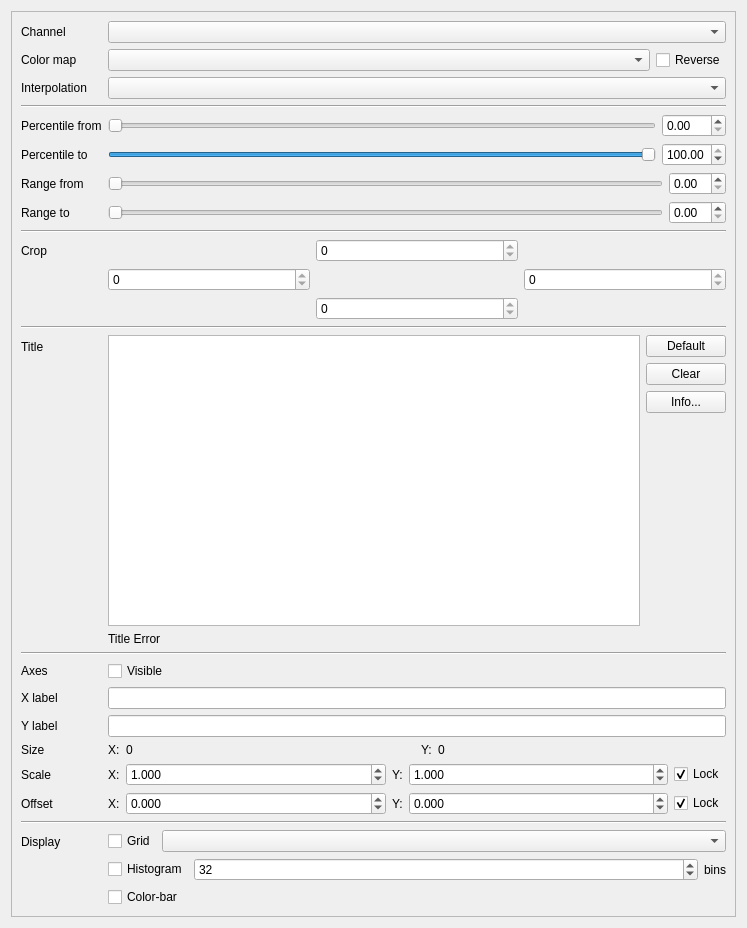
<?xml version="1.0" encoding="UTF-8"?>
<ui version="4.0">
 <class>MDIWindow</class>
 <widget class="QWidget" name="MDIWindow">
  <property name="geometry">
   <rect>
    <x>0</x>
    <y>0</y>
    <width>747</width>
    <height>928</height>
   </rect>
  </property>
  <property name="windowTitle">
   <string>Form</string>
  </property>
  <layout class="QVBoxLayout" name="verticalLayout">
   <item>
    <widget class="QSplitter" name="splitter">
     <property name="orientation">
      <enum>Qt::Horizontal</enum>
     </property>
     <widget class="QScrollArea" name="scroll_area">
      <property name="sizePolicy">
       <sizepolicy hsizetype="Minimum" vsizetype="Expanding">
        <horstretch>0</horstretch>
        <verstretch>0</verstretch>
       </sizepolicy>
      </property>
      <property name="minimumSize">
       <size>
        <width>441</width>
        <height>0</height>
       </size>
      </property>
      <property name="horizontalScrollBarPolicy">
       <enum>Qt::ScrollBarAlwaysOff</enum>
      </property>
      <property name="widgetResizable">
       <bool>true</bool>
      </property>
      <widget class="QWidget" name="scrollAreaWidgetContents">
       <property name="geometry">
        <rect>
         <x>0</x>
         <y>0</y>
         <width>727</width>
         <height>908</height>
        </rect>
       </property>
       <layout class="QFormLayout" name="formLayout">
        <property name="fieldGrowthPolicy">
         <enum>QFormLayout::AllNonFixedFieldsGrow</enum>
        </property>
        <item row="0" column="0">
         <widget class="QLabel" name="channel_label">
          <property name="text">
           <string>Channel</string>
          </property>
          <property name="textFormat">
           <enum>Qt::PlainText</enum>
          </property>
          <property name="buddy">
           <cstring>channel_combo</cstring>
          </property>
         </widget>
        </item>
        <item row="0" column="1">
         <widget class="QComboBox" name="channel_combo"/>
        </item>
        <item row="1" column="0">
         <widget class="QLabel" name="colormap_label">
          <property name="text">
           <string>Color map</string>
          </property>
          <property name="textFormat">
           <enum>Qt::PlainText</enum>
          </property>
          <property name="buddy">
           <cstring>colormap_combo</cstring>
          </property>
         </widget>
        </item>
        <item row="1" column="1">
         <layout class="QHBoxLayout" name="colormap_layout">
          <item>
           <widget class="QComboBox" name="colormap_combo"/>
          </item>
          <item>
           <widget class="QCheckBox" name="reverse_check">
            <property name="sizePolicy">
             <sizepolicy hsizetype="Fixed" vsizetype="Fixed">
              <horstretch>0</horstretch>
              <verstretch>0</verstretch>
             </sizepolicy>
            </property>
            <property name="text">
             <string>Reverse</string>
            </property>
           </widget>
          </item>
         </layout>
        </item>
        <item row="2" column="0">
         <widget class="QLabel" name="interpolation_label">
          <property name="text">
           <string>Interpolation</string>
          </property>
          <property name="textFormat">
           <enum>Qt::PlainText</enum>
          </property>
          <property name="buddy">
           <cstring>interpolation_combo</cstring>
          </property>
         </widget>
        </item>
        <item row="2" column="1">
         <widget class="QComboBox" name="interpolation_combo"/>
        </item>
        <item row="3" column="0" colspan="2">
         <widget class="Line" name="percentile_line">
          <property name="orientation">
           <enum>Qt::Horizontal</enum>
          </property>
         </widget>
        </item>
        <item row="4" column="0">
         <widget class="QLabel" name="percentile_from_label">
          <property name="text">
           <string>Percentile from</string>
          </property>
          <property name="textFormat">
           <enum>Qt::PlainText</enum>
          </property>
          <property name="buddy">
           <cstring>percentile_from_slider</cstring>
          </property>
         </widget>
        </item>
        <item row="4" column="1">
         <layout class="QHBoxLayout" name="percentile_from_layout">
          <item>
           <widget class="QSlider" name="percentile_from_slider">
            <property name="maximum">
             <number>10000</number>
            </property>
            <property name="singleStep">
             <number>10</number>
            </property>
            <property name="pageStep">
             <number>100</number>
            </property>
            <property name="orientation">
             <enum>Qt::Horizontal</enum>
            </property>
           </widget>
          </item>
          <item>
           <widget class="QDoubleSpinBox" name="percentile_from_spinbox">
            <property name="maximum">
             <double>100.000000000000000</double>
            </property>
            <property name="singleStep">
             <double>0.100000000000000</double>
            </property>
           </widget>
          </item>
         </layout>
        </item>
        <item row="5" column="0">
         <widget class="QLabel" name="percentile_to_label">
          <property name="text">
           <string>Percentile to</string>
          </property>
          <property name="textFormat">
           <enum>Qt::PlainText</enum>
          </property>
          <property name="buddy">
           <cstring>percentile_to_slider</cstring>
          </property>
         </widget>
        </item>
        <item row="5" column="1">
         <layout class="QHBoxLayout" name="percentile_to_layout">
          <item>
           <widget class="QSlider" name="percentile_to_slider">
            <property name="maximum">
             <number>10000</number>
            </property>
            <property name="singleStep">
             <number>10</number>
            </property>
            <property name="pageStep">
             <number>100</number>
            </property>
            <property name="value">
             <number>10000</number>
            </property>
            <property name="orientation">
             <enum>Qt::Horizontal</enum>
            </property>
           </widget>
          </item>
          <item>
           <widget class="QDoubleSpinBox" name="percentile_to_spinbox">
            <property name="maximum">
             <double>100.000000000000000</double>
            </property>
            <property name="singleStep">
             <double>0.100000000000000</double>
            </property>
            <property name="value">
             <double>100.000000000000000</double>
            </property>
           </widget>
          </item>
         </layout>
        </item>
        <item row="6" column="0">
         <widget class="QLabel" name="range_from_label">
          <property name="text">
           <string>Range from</string>
          </property>
          <property name="textFormat">
           <enum>Qt::PlainText</enum>
          </property>
          <property name="buddy">
           <cstring>range_from_slider</cstring>
          </property>
         </widget>
        </item>
        <item row="6" column="1">
         <layout class="QHBoxLayout" name="range_from_layout">
          <item>
           <widget class="QSlider" name="range_from_slider">
            <property name="maximum">
             <number>0</number>
            </property>
            <property name="orientation">
             <enum>Qt::Horizontal</enum>
            </property>
           </widget>
          </item>
          <item>
           <widget class="QDoubleSpinBox" name="range_from_spinbox"/>
          </item>
         </layout>
        </item>
        <item row="7" column="0">
         <widget class="QLabel" name="range_to_label">
          <property name="text">
           <string>Range to</string>
          </property>
          <property name="textFormat">
           <enum>Qt::PlainText</enum>
          </property>
          <property name="buddy">
           <cstring>range_to_slider</cstring>
          </property>
         </widget>
        </item>
        <item row="7" column="1">
         <layout class="QHBoxLayout" name="range_to_layout">
          <item>
           <widget class="QSlider" name="range_to_slider">
            <property name="maximum">
             <number>0</number>
            </property>
            <property name="orientation">
             <enum>Qt::Horizontal</enum>
            </property>
           </widget>
          </item>
          <item>
           <widget class="QDoubleSpinBox" name="range_to_spinbox"/>
          </item>
         </layout>
        </item>
        <item row="8" column="0" colspan="2">
         <widget class="Line" name="interpolation_line">
          <property name="orientation">
           <enum>Qt::Horizontal</enum>
          </property>
         </widget>
        </item>
        <item row="9" column="0">
         <widget class="QLabel" name="crop_label">
          <property name="text">
           <string>Crop</string>
          </property>
          <property name="textFormat">
           <enum>Qt::PlainText</enum>
          </property>
          <property name="buddy">
           <cstring>crop_top_spinbox</cstring>
          </property>
         </widget>
        </item>
        <item row="9" column="1">
         <layout class="QGridLayout" name="crop_layout">
          <item row="0" column="1">
           <widget class="QSpinBox" name="crop_top_spinbox">
            <property name="maximum">
             <number>0</number>
            </property>
           </widget>
          </item>
          <item row="2" column="1">
           <widget class="QSpinBox" name="crop_bottom_spinbox">
            <property name="maximum">
             <number>0</number>
            </property>
           </widget>
          </item>
          <item row="1" column="2">
           <widget class="QSpinBox" name="crop_right_spinbox">
            <property name="maximum">
             <number>0</number>
            </property>
           </widget>
          </item>
          <item row="1" column="0">
           <widget class="QSpinBox" name="crop_left_spinbox">
            <property name="maximum">
             <number>0</number>
            </property>
           </widget>
          </item>
         </layout>
        </item>
        <item row="10" column="0" colspan="2">
         <widget class="Line" name="display_line">
          <property name="orientation">
           <enum>Qt::Horizontal</enum>
          </property>
         </widget>
        </item>
        <item row="11" column="0">
         <widget class="QLabel" name="title_label">
          <property name="text">
           <string>Title</string>
          </property>
          <property name="textFormat">
           <enum>Qt::PlainText</enum>
          </property>
         </widget>
        </item>
        <item row="11" column="1">
         <layout class="QHBoxLayout" name="title_layout_1">
          <item>
           <widget class="QPlainTextEdit" name="title_edit">
            <property name="tabChangesFocus">
             <bool>true</bool>
            </property>
            <property name="lineWrapMode">
             <enum>QPlainTextEdit::NoWrap</enum>
            </property>
           </widget>
          </item>
          <item>
           <layout class="QVBoxLayout" name="title_layout_2">
            <item>
             <widget class="QPushButton" name="default_title_button">
              <property name="sizePolicy">
               <sizepolicy hsizetype="Fixed" vsizetype="Fixed">
                <horstretch>0</horstretch>
                <verstretch>0</verstretch>
               </sizepolicy>
              </property>
              <property name="text">
               <string>Default</string>
              </property>
             </widget>
            </item>
            <item>
             <widget class="QPushButton" name="clear_title_button">
              <property name="sizePolicy">
               <sizepolicy hsizetype="Fixed" vsizetype="Fixed">
                <horstretch>0</horstretch>
                <verstretch>0</verstretch>
               </sizepolicy>
              </property>
              <property name="text">
               <string>Clear</string>
              </property>
             </widget>
            </item>
            <item>
             <widget class="QPushButton" name="title_info_button">
              <property name="sizePolicy">
               <sizepolicy hsizetype="Fixed" vsizetype="Fixed">
                <horstretch>0</horstretch>
                <verstretch>0</verstretch>
               </sizepolicy>
              </property>
              <property name="text">
               <string>Info...</string>
              </property>
             </widget>
            </item>
            <item>
             <spacer name="verticalSpacer">
              <property name="orientation">
               <enum>Qt::Vertical</enum>
              </property>
              <property name="sizeHint" stdset="0">
               <size>
                <width>20</width>
                <height>40</height>
               </size>
              </property>
             </spacer>
            </item>
           </layout>
          </item>
         </layout>
        </item>
        <item row="14" column="0" colspan="2">
         <widget class="Line" name="axes_line">
          <property name="orientation">
           <enum>Qt::Horizontal</enum>
          </property>
         </widget>
        </item>
        <item row="16" column="0">
         <widget class="QLabel" name="axes_label">
          <property name="text">
           <string>Axes</string>
          </property>
          <property name="textFormat">
           <enum>Qt::PlainText</enum>
          </property>
         </widget>
        </item>
        <item row="16" column="1">
         <widget class="QCheckBox" name="axes_check">
          <property name="text">
           <string>Visible</string>
          </property>
         </widget>
        </item>
        <item row="17" column="0">
         <widget class="QLabel" name="x_label_label">
          <property name="text">
           <string>X label</string>
          </property>
          <property name="textFormat">
           <enum>Qt::PlainText</enum>
          </property>
         </widget>
        </item>
        <item row="17" column="1">
         <widget class="QLineEdit" name="x_label_edit"/>
        </item>
        <item row="18" column="0">
         <widget class="QLabel" name="y_label_label">
          <property name="text">
           <string>Y label</string>
          </property>
          <property name="textFormat">
           <enum>Qt::PlainText</enum>
          </property>
         </widget>
        </item>
        <item row="18" column="1">
         <widget class="QLineEdit" name="y_label_edit"/>
        </item>
        <item row="19" column="0">
         <widget class="QLabel" name="size_label">
          <property name="text">
           <string>Size</string>
          </property>
          <property name="textFormat">
           <enum>Qt::PlainText</enum>
          </property>
         </widget>
        </item>
        <item row="19" column="1">
         <layout class="QHBoxLayout" name="horizontalLayout">
          <item>
           <widget class="QLabel" name="x_size_label_2">
            <property name="sizePolicy">
             <sizepolicy hsizetype="Fixed" vsizetype="Preferred">
              <horstretch>0</horstretch>
              <verstretch>0</verstretch>
             </sizepolicy>
            </property>
            <property name="text">
             <string>X:</string>
            </property>
            <property name="textFormat">
             <enum>Qt::PlainText</enum>
            </property>
           </widget>
          </item>
          <item>
           <widget class="QLabel" name="x_size_label">
            <property name="text">
             <string>0</string>
            </property>
           </widget>
          </item>
          <item>
           <widget class="QLabel" name="y_size_label_2">
            <property name="sizePolicy">
             <sizepolicy hsizetype="Fixed" vsizetype="Preferred">
              <horstretch>0</horstretch>
              <verstretch>0</verstretch>
             </sizepolicy>
            </property>
            <property name="text">
             <string>Y:</string>
            </property>
            <property name="textFormat">
             <enum>Qt::PlainText</enum>
            </property>
           </widget>
          </item>
          <item>
           <widget class="QLabel" name="y_size_label">
            <property name="text">
             <string>0</string>
            </property>
           </widget>
          </item>
         </layout>
        </item>
        <item row="20" column="0">
         <widget class="QLabel" name="scale_label">
          <property name="text">
           <string>Scale</string>
          </property>
          <property name="textFormat">
           <enum>Qt::PlainText</enum>
          </property>
         </widget>
        </item>
        <item row="20" column="1">
         <layout class="QHBoxLayout" name="scale_layout">
          <item>
           <widget class="QLabel" name="x_scale_label">
            <property name="sizePolicy">
             <sizepolicy hsizetype="Fixed" vsizetype="Preferred">
              <horstretch>0</horstretch>
              <verstretch>0</verstretch>
             </sizepolicy>
            </property>
            <property name="text">
             <string>X:</string>
            </property>
            <property name="textFormat">
             <enum>Qt::PlainText</enum>
            </property>
           </widget>
          </item>
          <item>
           <widget class="QDoubleSpinBox" name="x_scale_spinbox">
            <property name="decimals">
             <number>3</number>
            </property>
            <property name="minimum">
             <double>0.001000000000000</double>
            </property>
            <property name="maximum">
             <double>1000.000000000000000</double>
            </property>
            <property name="singleStep">
             <double>0.100000000000000</double>
            </property>
            <property name="value">
             <double>1.000000000000000</double>
            </property>
           </widget>
          </item>
          <item>
           <widget class="QLabel" name="y_scale_label">
            <property name="sizePolicy">
             <sizepolicy hsizetype="Fixed" vsizetype="Preferred">
              <horstretch>0</horstretch>
              <verstretch>0</verstretch>
             </sizepolicy>
            </property>
            <property name="text">
             <string>Y:</string>
            </property>
            <property name="textFormat">
             <enum>Qt::PlainText</enum>
            </property>
           </widget>
          </item>
          <item>
           <widget class="QDoubleSpinBox" name="y_scale_spinbox">
            <property name="decimals">
             <number>3</number>
            </property>
            <property name="minimum">
             <double>0.001000000000000</double>
            </property>
            <property name="maximum">
             <double>1000.000000000000000</double>
            </property>
            <property name="singleStep">
             <double>0.100000000000000</double>
            </property>
            <property name="value">
             <double>1.000000000000000</double>
            </property>
           </widget>
          </item>
          <item>
           <widget class="QCheckBox" name="scale_locked_check">
            <property name="sizePolicy">
             <sizepolicy hsizetype="Fixed" vsizetype="Fixed">
              <horstretch>0</horstretch>
              <verstretch>0</verstretch>
             </sizepolicy>
            </property>
            <property name="text">
             <string>Lock</string>
            </property>
            <property name="checked">
             <bool>true</bool>
            </property>
           </widget>
          </item>
         </layout>
        </item>
        <item row="22" column="0">
         <widget class="QLabel" name="offset_label">
          <property name="text">
           <string>Offset</string>
          </property>
          <property name="textFormat">
           <enum>Qt::PlainText</enum>
          </property>
         </widget>
        </item>
        <item row="22" column="1">
         <layout class="QHBoxLayout" name="offset_layout">
          <item>
           <widget class="QLabel" name="x_offset_label">
            <property name="sizePolicy">
             <sizepolicy hsizetype="Fixed" vsizetype="Preferred">
              <horstretch>0</horstretch>
              <verstretch>0</verstretch>
             </sizepolicy>
            </property>
            <property name="text">
             <string>X:</string>
            </property>
            <property name="textFormat">
             <enum>Qt::PlainText</enum>
            </property>
           </widget>
          </item>
          <item>
           <widget class="QDoubleSpinBox" name="x_offset_spinbox">
            <property name="decimals">
             <number>3</number>
            </property>
            <property name="minimum">
             <double>-1000.000000000000000</double>
            </property>
            <property name="maximum">
             <double>1000.000000000000000</double>
            </property>
           </widget>
          </item>
          <item>
           <widget class="QLabel" name="y_offset_label">
            <property name="sizePolicy">
             <sizepolicy hsizetype="Fixed" vsizetype="Preferred">
              <horstretch>0</horstretch>
              <verstretch>0</verstretch>
             </sizepolicy>
            </property>
            <property name="text">
             <string>Y:</string>
            </property>
            <property name="textFormat">
             <enum>Qt::PlainText</enum>
            </property>
           </widget>
          </item>
          <item>
           <widget class="QDoubleSpinBox" name="y_offset_spinbox">
            <property name="decimals">
             <number>3</number>
            </property>
            <property name="minimum">
             <double>-1000.000000000000000</double>
            </property>
            <property name="maximum">
             <double>1000.000000000000000</double>
            </property>
           </widget>
          </item>
          <item>
           <widget class="QCheckBox" name="offset_locked_check">
            <property name="sizePolicy">
             <sizepolicy hsizetype="Fixed" vsizetype="Fixed">
              <horstretch>0</horstretch>
              <verstretch>0</verstretch>
             </sizepolicy>
            </property>
            <property name="text">
             <string>Lock</string>
            </property>
            <property name="checked">
             <bool>true</bool>
            </property>
           </widget>
          </item>
         </layout>
        </item>
        <item row="24" column="0">
         <widget class="QLabel" name="display_label">
          <property name="text">
           <string>Display</string>
          </property>
          <property name="textFormat">
           <enum>Qt::PlainText</enum>
          </property>
         </widget>
        </item>
        <item row="24" column="1">
         <layout class="QVBoxLayout" name="display_layout">
          <item>
           <layout class="QHBoxLayout" name="grid_layout">
            <item>
             <widget class="QCheckBox" name="grid_check">
              <property name="sizePolicy">
               <sizepolicy hsizetype="Fixed" vsizetype="Fixed">
                <horstretch>0</horstretch>
                <verstretch>0</verstretch>
               </sizepolicy>
              </property>
              <property name="text">
               <string>Grid</string>
              </property>
             </widget>
            </item>
            <item>
             <widget class="QComboBox" name="grid_style_combo"/>
            </item>
           </layout>
          </item>
          <item>
           <layout class="QHBoxLayout" name="histogram_layout">
            <item>
             <widget class="QCheckBox" name="histogram_check">
              <property name="sizePolicy">
               <sizepolicy hsizetype="Fixed" vsizetype="Fixed">
                <horstretch>0</horstretch>
                <verstretch>0</verstretch>
               </sizepolicy>
              </property>
              <property name="text">
               <string>Histogram</string>
              </property>
             </widget>
            </item>
            <item>
             <widget class="QSpinBox" name="histogram_bins_spinbox">
              <property name="minimum">
               <number>2</number>
              </property>
              <property name="maximum">
               <number>10000</number>
              </property>
              <property name="value">
               <number>32</number>
              </property>
             </widget>
            </item>
            <item>
             <widget class="QLabel" name="bins_label">
              <property name="sizePolicy">
               <sizepolicy hsizetype="Fixed" vsizetype="Preferred">
                <horstretch>0</horstretch>
                <verstretch>0</verstretch>
               </sizepolicy>
              </property>
              <property name="text">
               <string>bins</string>
              </property>
              <property name="textFormat">
               <enum>Qt::PlainText</enum>
              </property>
             </widget>
            </item>
           </layout>
          </item>
          <item>
           <widget class="QCheckBox" name="colorbar_check">
            <property name="text">
             <string>Color-bar</string>
            </property>
           </widget>
          </item>
         </layout>
        </item>
        <item row="23" column="0" colspan="2">
         <widget class="Line" name="axes_line_2">
          <property name="orientation">
           <enum>Qt::Horizontal</enum>
          </property>
         </widget>
        </item>
        <item row="12" column="1">
         <widget class="QLabel" name="title_error_label">
          <property name="enabled">
           <bool>true</bool>
          </property>
          <property name="text">
           <string>Title Error</string>
          </property>
          <property name="textFormat">
           <enum>Qt::PlainText</enum>
          </property>
         </widget>
        </item>
       </layout>
      </widget>
     </widget>
    </widget>
   </item>
  </layout>
 </widget>
 <tabstops>
  <tabstop>scroll_area</tabstop>
  <tabstop>channel_combo</tabstop>
  <tabstop>colormap_combo</tabstop>
  <tabstop>reverse_check</tabstop>
  <tabstop>interpolation_combo</tabstop>
  <tabstop>percentile_from_slider</tabstop>
  <tabstop>percentile_from_spinbox</tabstop>
  <tabstop>percentile_to_slider</tabstop>
  <tabstop>percentile_to_spinbox</tabstop>
  <tabstop>range_from_slider</tabstop>
  <tabstop>range_from_spinbox</tabstop>
  <tabstop>range_to_slider</tabstop>
  <tabstop>range_to_spinbox</tabstop>
  <tabstop>crop_top_spinbox</tabstop>
  <tabstop>crop_left_spinbox</tabstop>
  <tabstop>crop_right_spinbox</tabstop>
  <tabstop>crop_bottom_spinbox</tabstop>
  <tabstop>title_edit</tabstop>
  <tabstop>default_title_button</tabstop>
  <tabstop>clear_title_button</tabstop>
  <tabstop>title_info_button</tabstop>
  <tabstop>axes_check</tabstop>
  <tabstop>x_label_edit</tabstop>
  <tabstop>y_label_edit</tabstop>
  <tabstop>x_scale_spinbox</tabstop>
  <tabstop>y_scale_spinbox</tabstop>
  <tabstop>scale_locked_check</tabstop>
  <tabstop>x_offset_spinbox</tabstop>
  <tabstop>y_offset_spinbox</tabstop>
  <tabstop>offset_locked_check</tabstop>
  <tabstop>grid_check</tabstop>
  <tabstop>grid_style_combo</tabstop>
  <tabstop>histogram_check</tabstop>
  <tabstop>histogram_bins_spinbox</tabstop>
  <tabstop>colorbar_check</tabstop>
 </tabstops>
 <resources/>
 <connections/>
</ui>
